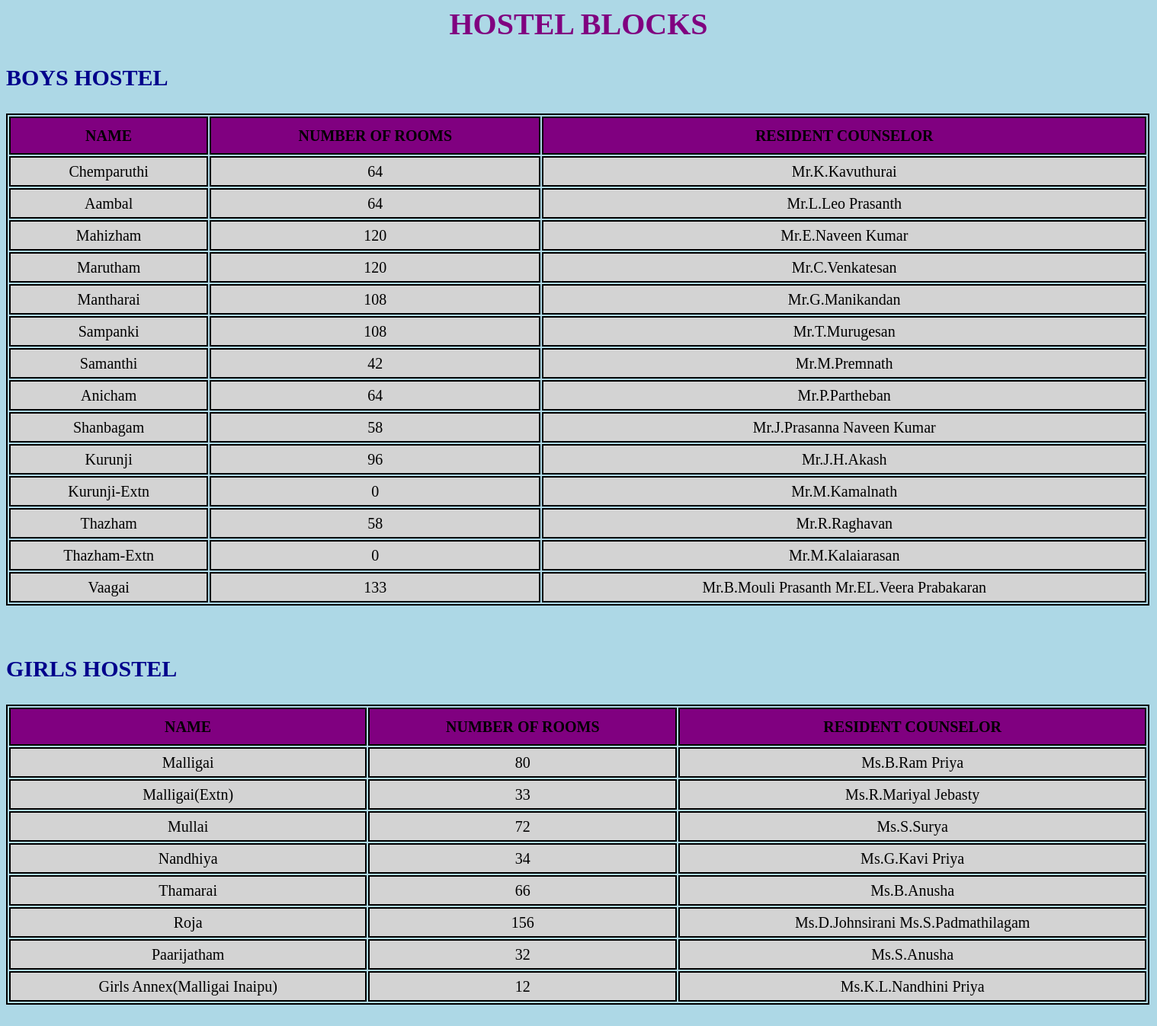
The app's page /hostel.php with its own data.
### tables this page shows
CREATE TABLE `bhostel1` (
  `Name` varchar(1000) NOT NULL,
  `Rooms` int(11) NOT NULL,
  `ResidentCounselor` varchar(1000) NOT NULL
);

CREATE TABLE `ghostel1` (
  `Name` varchar(1000) NOT NULL,
  `Rooms` int(11) NOT NULL,
  `ResidentCounselor` varchar(1000) NOT NULL
);

### hostel.php (the view, shortened to what this page needs)
<html>
<head>
</head>
<body>
<h1>HOSTEL BLOCKS</h1>
<h3>BOYS HOSTEL</h3>
<?php
$servername = "localhost";
$username = "root";
$password = " ";
$dbname="DBMSNEW";
$conn = mysqli_connect($servername, $username, $password,$dbname);
$sql = "SELECT Name,Rooms,ResidentCounselor FROM Bhostel1";
$result = $conn->query($sql);
echo "<table border='1'>
<tr>
<th>NAME</th>
<th>NUMBER OF ROOMS</th>
<th>RESIDENT COUNSELOR</th>
</tr>";
 while($row = $result->fetch_assoc()) {
  echo "<tr>";
  echo "<td><center>" . $row['Name'] . "</center></td>";
  echo "<td><center>" . $row['Rooms'] . "</center></td>";
  echo "<td><center>" . $row['ResidentCounselor'] . "</center></td>";
  echo "</tr>";
  }
echo "</table>";
?>
<br><br><h3>GIRLS HOSTEL</h3>
<?php
$servername = "localhost";
$username = "root";
$password = " ";
$dbname="DBMSNEW";
$conn = mysqli_connect($servername, $username, $password,$dbname);
$sql = "SELECT Name,Rooms,ResidentCounselor FROM ghostel1";
$result = $conn->query($sql);
echo "<table border='1'>
<tr>
<th>NAME</th>
<th>NUMBER OF ROOMS</th>
<th>RESIDENT COUNSELOR</th>
</tr>";
 while($row = $result->fetch_assoc()) {
  echo "<tr>";
  echo "<td><center>" . $row['Name'] . "</center></td>";
  echo "<td><center>" . $row['Rooms'] . "</center></td>";
  echo "<td><center>" . $row['ResidentCounselor'] . "</center></td>";
  echo "</tr>";
  }
echo "</table>";
?>
<br><br>
</body>
</html>

### hostel.php (style rules this page uses)
body { background-color:lightblue; }
table { width:1500px; height:50px; border-style:solid; font-size:20px; border-width:2px; border-color:black; }
h1 { color:purple; text-align:center; font-size:40px; }
h3 { font-size:30px; color:darkblue; }
th { background-color:Purple; border:2px solid black; height:50px; }
td { background-color:lightgray; border:2px solid black; height:40px; }

### records on screen
bhostel1: Name "Chemparuthi", Rooms "64", ResidentCounselor "Mr.K.Kavuthurai"
bhostel1: Name "Aambal", Rooms "64", ResidentCounselor "Mr.L.Leo Prasanth"
bhostel1: Name "Mahizham", Rooms "120", ResidentCounselor "Mr.E.Naveen Kumar"
bhostel1: Name "Marutham", Rooms "120", ResidentCounselor "Mr.C.Venkatesan"
bhostel1: Name "Mantharai", Rooms "108", ResidentCounselor "Mr.G.Manikandan"
bhostel1: Name "Sampanki", Rooms "108", ResidentCounselor "Mr.T.Murugesan"
bhostel1: Name "Samanthi", Rooms "42", ResidentCounselor "Mr.M.Premnath"
bhostel1: Name "Anicham", Rooms "64", ResidentCounselor "Mr.P.Partheban"
bhostel1: Name "Shanbagam", Rooms "58", ResidentCounselor "Mr.J.Prasanna Naveen Kumar"
bhostel1: Name "Kurunji", Rooms "96", ResidentCounselor "Mr.J.H.Akash"
bhostel1: Name "Kurunji-Extn", Rooms "0", ResidentCounselor "Mr.M.Kamalnath"
bhostel1: Name "Thazham", Rooms "58", ResidentCounselor "Mr.R.Raghavan"
bhostel1: Name "Thazham-Extn", Rooms "0", ResidentCounselor "Mr.M.Kalaiarasan"
bhostel1: Name "Vaagai", Rooms "133", ResidentCounselor "Mr.B.Mouli Prasanth Mr.EL.Veera Prabakaran"
ghostel1: Name "Malligai", Rooms "80", ResidentCounselor "Ms.B.Ram Priya"
ghostel1: Name "Malligai(Extn)", Rooms "33", ResidentCounselor "Ms.R.Mariyal Jebasty"
ghostel1: Name "Mullai", Rooms "72", ResidentCounselor "Ms.S.Surya"
ghostel1: Name "Nandhiya", Rooms "34", ResidentCounselor "Ms.G.Kavi Priya"
ghostel1: Name "Thamarai", Rooms "66", ResidentCounselor "Ms.B.Anusha"
ghostel1: Name "Roja", Rooms "156", ResidentCounselor "Ms.D.Johnsirani Ms.S.Padmathilagam"
ghostel1: Name "Paarijatham", Rooms "32", ResidentCounselor "Ms.S.Anusha"
ghostel1: Name "Girls Annex(Malligai Inaipu)", Rooms "12", ResidentCounselor "Ms.K.L.Nandhini Priya"
